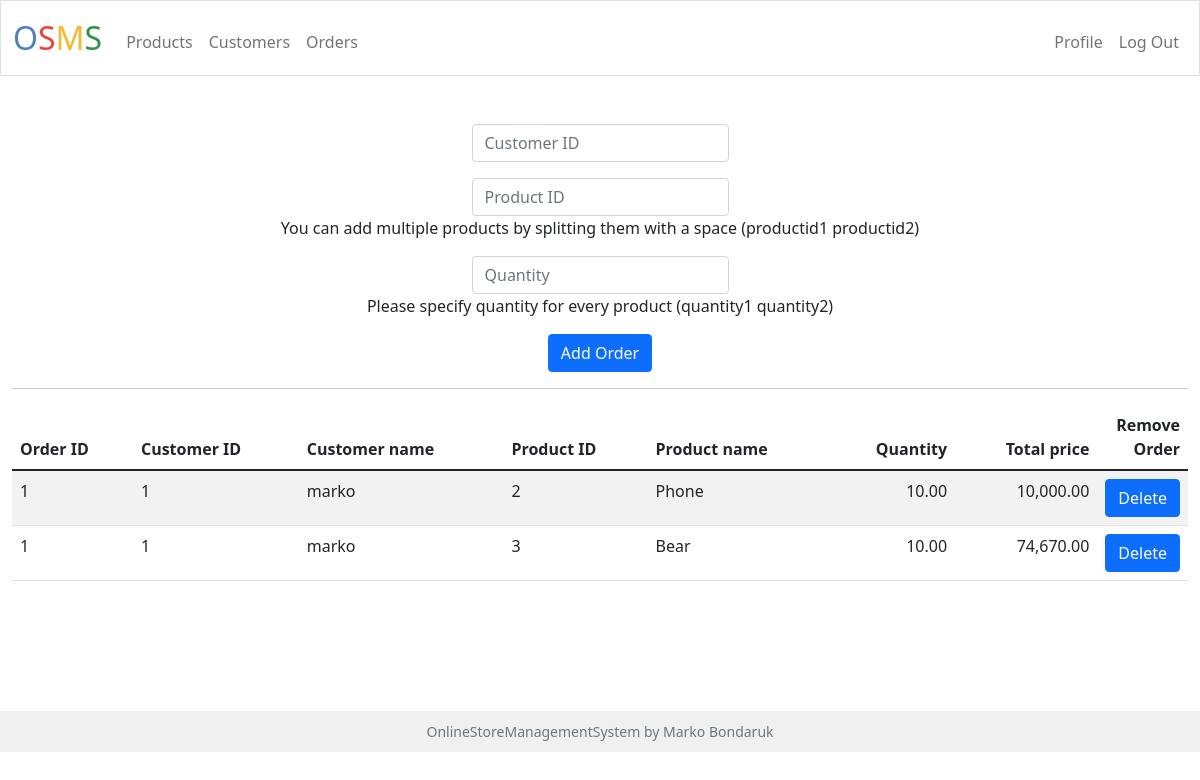
Page /orders (signed in) on the committed database.
### tables this page shows
CREATE TABLE order_items (
        id INTEGER PRIMARY KEY,
        order_id INTEGER,
        product_id INTEGER,
        quantity INTEGER,
        FOREIGN KEY(order_id) REFERENCES orders(id) ON DELETE SET NULL,
        FOREIGN KEY(product_id) REFERENCES products(id) ON DELETE SET NULL
    );

CREATE TABLE orders (
        id INTEGER PRIMARY KEY,
        user_id INTEGER NOT NULL,
        customer_id INTEGER,
        FOREIGN KEY(user_id) REFERENCES users(id) ON DELETE SET NULL,
        FOREIGN KEY(customer_id) REFERENCES customers(id) ON DELETE SET NULL
    );

CREATE TABLE customers (
        id INTEGER PRIMARY KEY,
        user_id INTEGER NOT NULL,
        name TEXT NOT NULL,
        email TEXT NOT NULL,
        address TEXT NOT NULL,
        FOREIGN KEY(user_id) REFERENCES users(id) ON DELETE SET NULL
    );

CREATE TABLE products (
        id INTEGER PRIMARY KEY,
        user_id INTEGER NOT NULL,
        name TEXT NOT NULL,
        quantity INTEGER,
        price INTEGER,  
        FOREIGN KEY(user_id) REFERENCES users(id) ON DELETE SET NULL
    );

### project.py (the view)
@app.route("/orders", methods=["GET", "POST"])
@login_required
def orders():
    cursor = get_cursor()
    cursor.execute("""
                        SELECT order_items.*,
                            orders.customer_id,
                            customers.name AS customer_name,
                            products.name AS product_name,
                            products.price * order_items.quantity as total_price
                        FROM order_items
                        JOIN orders ON order_items.order_id = orders.id
                        JOIN customers ON orders.customer_id = customers.id
                        JOIN products ON order_items.product_id = products.id
                        WHERE orders.user_id = ?
                        """, (session["user_id"],))
    orders = cursor.fetchall()
    status = False
    if len(orders) == 0:
        status = True
    if request.method == "POST":
        try:
            customerid = int(request.form.get("customerid"))
        except ValueError:
            return render_template("orders.html", customer_notnumber=True, empty_list=status, orders=orders)
        if not customerid:
            return render_template("orders.html", customer_empty=True, empty_list=status, orders=orders,)
        cursor.execute("SELECT id FROM customers WHERE user_id = ?", (session["user_id"],))
        customers = cursor.fetchall()
        if (customerid,) not in customers:
            return render_template("orders.html", customer_notfound=True, empty_list=status, orders=orders)
        try:
            productids = [int(product.strip()) for product in request.form.get("productid").split(" ") if product.strip()]
        except ValueError:
            return render_template("orders.html", product_notnumber=True, empty_list=status, orders=orders,)
        if not productids:
            return render_template("orders.html", product_empty=True, empty_list=status, orders=orders,)
        cursor.execute("SELECT id FROM products WHERE user_id = ?", (session["user_id"],))
        products = cursor.fetchall()
        for productid in productids:
            if (productid,) not in products:
                return render_template("orders.html", product_notfound=True, empty_list=status, id = productid, orders=orders)
        try:
            quantity = [int(quantity.strip()) for quantity in request.form.get("quantity").split(" ") if quantity.strip()]
        except ValueError:
            return render_template("orders.html", quantity_notnumber=True, empty_list=status, orders=orders)
        if not quantity:
            return render_template("orders.html", quantity_empty=True, empty_list=status, orders=orders)
        if len(quantity) != len(productids):
            return render_template("orders.html", quantity_products=True, empty_list=status, orders=orders)
        cursor.execute("INSERT INTO orders (user_id, customer_id) VALUES (?, ?)", (session["user_id"], customerid))
        order_id = cursor.lastrowid
        for p, q in zip(productids, quantity):
            print(session["user_id"])
            print(p)
            print(q)
            print(order_id)
            cursor.execute("INSERT INTO order_items (order_id, product_id, quantity) VALUES (?, ?, ?)", (order_id, p, q))
        cursor.connection.commit()
        cursor.execute("""
                        SELECT order_items.*,
                            orders.customer_id,
                            customers.name AS customer_name,
                            products.name AS product_name,
                            products.price * order_items.quantity as total_price
                        FROM order_items
                        JOIN orders ON order_items.order_id = orders.id
                        JOIN customers ON orders.customer_id = customers.id
                        JOIN products ON order_items.product_id = products.id
                        WHERE orders.user_id = ?
                        ORDER BY order_items.order_id
                        """, (session["user_id"],))
        orders = cursor.fetchall()
        status=False
        return render_template("orders.html", orders=orders, empty_list=status)
    else:
        cursor.close()
        return render_template("orders.html", orders=orders, empty_list=status)

### helpers.py (called while the page is built)
def login_required(f):
    @wraps(f)
    def decorated_function(*args, **kwargs):
        if session.get("user_id") is None:
            return redirect("/login")
        return f(*args, **kwargs)
    return decorated_function

def format_number(value):
    return f"{value:,.2f}"

### project.py (called while the page is built)
def get_cursor():
    return sqlite3.connect('app.db').cursor()

@app.after_request
def after_request(response):
    response.headers["Cache-Control"] = "no-cache, no-store, must-revalidate"
    response.headers["Expires"] = 0
    response.headers["Pragma"] = "no-cache"
    return response

### templates/orders.html (shortened to what this page needs)
{% extends "layout.html" %}
{% block main %}
<div>
    <form action="/orders" method="post">
        <div class="mb-3">
            <input class="form-control mx-auto w-auto" id="customerid" name="customerid" placeholder="Customer ID">
        </div>
        <div class="mb-3">
            <input class="form-control mx-auto w-auto" id="productid" name="productid" placeholder="Product ID">
            <p>You can add multiple products by splitting them with a space (productid1 productid2)</p>
        </div>
        <div class="mb-3">
            <input class="form-control mx-auto w-auto" id="quantity" name="quantity" placeholder="Quantity">
            <p>Please specify quantity for every product (quantity1 quantity2)</p>
        </div>
        <button class="btn btn-primary" type="submit">Add Order</button>
    </form>
    <hr>
    {% if empty_list %}
    <p class="header">Orders table is currently empty. Add orders above.</p>
    {% else %}
    <table class="table table-striped">
        <thead>
            <tr>
                <th class="text-start">Order ID</th>
                <th class="text-start">Customer ID</th>
                <th class="text-start">Customer name</th>
                <th class="text-start">Product ID</th>
                <th class="text-start">Product name</th>
                <th class="text-end">Quantity</th>
                <th class="text-end">Total price</th>
                <th class="text-end">Remove Order</th>
            </tr>
        </thead>
       <tbody>
            {% for order in orders %}
            <tr>
                <td class="text-start">{{ order[1] }}</td>
                <td class="text-start">{{ order[4] }}</td>
                <td class="text-start">{{ order[5] }}</td>
                <td class="text-start">{{ order[2] }}</td>
                <td class="text-start">{{ order[6].title() }}</td>
                <td class="text-end">{{ order[3] | format_number}}</td>
                <td class="text-end">{{ order[7] | format_number}}</td>
                <td style="text-align: right; width: 1%;">
                    <form action="/delete_order" method="post">
                        <button class="btn btn-primary" type="submit">Delete</button>
                    </form>
                </td>
            </tr>
            {% endfor %}
        </tbody>
    </table>
    {% endif %}
</div>
{% endblock %}

### templates/layout.html (shortened to what this page needs)
<!DOCTYPE html>
<html lang="en">
    <head>
        <link href="https://cdn.jsdelivr.net/npm/bootstrap@5.1.3/dist/css/bootstrap.min.css" rel="stylesheet">
        <link href="/static/styles.css" rel="stylesheet">
    </head>
    <body>
        <nav class="bg-lighf border navbar navbar-expand-md navbar-light">
            <div class="container-fluid" id="content">
                <a class="navbar-brand" href="/"><span class="blue">O</span><span class="red">S</span><span class="yellow">M</span><span class="green">S</span></a>
                <div class="collapse navbar-collapse" id="navbar">
                    {% if session["user_id"] %}
                        <ul class="navbar-nav me-auto mt-2">
                            <li class="nav-item"><a class="nav-link" href="/products">Products</a></li>
                            <li class="nav-item"><a class="nav-link" href="/customers">Customers</a></li>
                            <li class="nav-item"><a class="nav-link" href="/orders">Orders</a></li>
                        </ul>
                        <ul class="navbar-nav ms-auto mt-2">
                            <li class="nav-item"><a class="nav-link" href="/profile ">Profile</a></li>
                            <li class="nav-item"><a class="nav-link" href="/logout">Log Out</a></li>
                        </ul>
                    {% else %}
                        <ul class="navbar-nav ms-auto mt-2">
                            <li class="nav-item"><a class="nav-link" href="/register">Register</a></li>
                            <li class="nav-item"><a class="nav-link" href="/login">Log In</a></li>
                        </ul>
                    {% endif %}
                </div>
            </div>
        </nav>
        <main class="container-fluid py-5 text-center">
            {% block main %}{% endblock %}
        </main>
        <footer class="mb-5 small text-center text-muted footer">
            OnlineStoreManagementSystem by Marko Bondaruk</a>
        </footer>
    </body>
</html>

### static/styles.css (style rules this page uses)
nav .navbar-brand { font-size: xx-large; }
nav .navbar-brand .blue { color: #537fbe; }
nav .navbar-brand .red { color: #ea433b; }
nav .navbar-brand .yellow { color: #f5b82e; }
nav .navbar-brand .green { color: #2e944b; }
body { min-height: 100vh; margin: 0; padding: 0; display: flex; flex-direction: column; }
#content { flex: 1; }
.footer { text-align: center; background-color: #f0f0f0; padding: 10px; margin-top: auto; }

### rows in the picture
order_items: order "1", customer_id "1", name "marko", product "2", name "Phone", quantity "10.00", order "10,000.00"
order_items: order "1", customer_id "1", name "marko", product "3", name "Bear", quantity "10.00", order "74,670.00"
